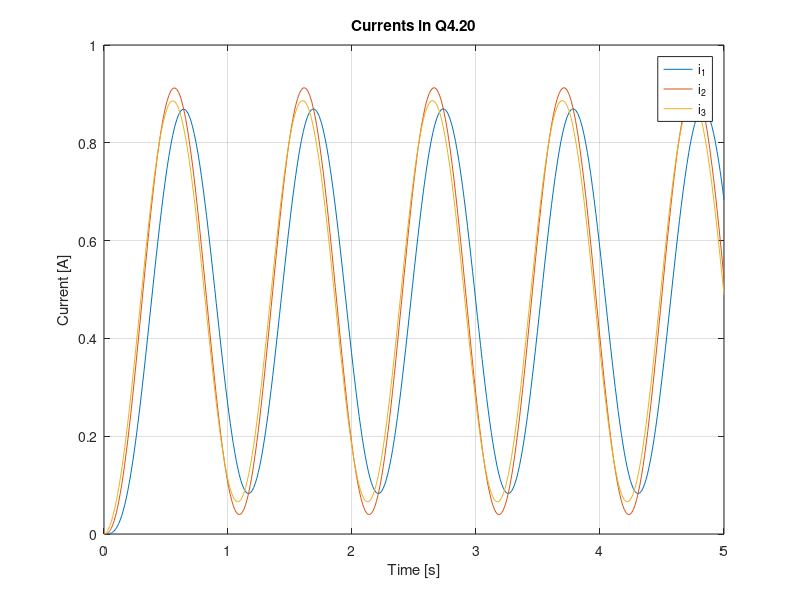

MATLAB code for this plot:
function [] = Q4_20()
%  Solves the system of 1st order ODEs in question 4.20 %%%
%     Plots the result


% Define our constants
global L1 L2 L3 R1 R2

L1 = 5;
L2 = 8;
L3 = 6;

R1 = 100;
R2 = 150;


% Let's go




[TOUT,YOUT] = ode45(@dydtsys,[0, 5],[0; 0; 0]);

close all
figure
hold on
plot(TOUT,YOUT);
box on
grid on
xlabel('Time [s]')
ylabel('Current [A]')
legend('i_1','i_2','i_3')
title('Currents in Q4.20')
hold off



end



function idot = dydtsys(t,i)
% The function dydtsys is used to hold the ODEs
% t is the current time (a single number).
% i is a three element vector;
% i = [i1; i2; i3]
% idot is di/dt of each of these three variables

% Hard coding constants
global L1 L2 L3 R1 R2

i1 = i(1);
i2 = i(2);
i3 = i(3);

idot(1,1) = R1*(i2-i1)/L2;
idot(2,1) = (R1*(i1-i2) + R2*(i3-i1))/L1;
idot(3,1) = R2*(i2-i3)/L3 + 20*sin(6*t)/L3;

end